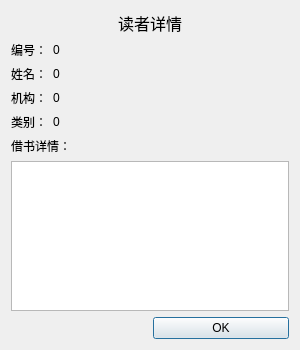
<?xml version="1.0" encoding="UTF-8"?>
<ui version="4.0">
 <class>Dialog_reader_info</class>
 <widget class="QDialog" name="Dialog_reader_info">
  <property name="geometry">
   <rect>
    <x>0</x>
    <y>0</y>
    <width>300</width>
    <height>350</height>
   </rect>
  </property>
  <property name="windowTitle">
   <string>Dialog</string>
  </property>
  <layout class="QGridLayout" name="gridLayout_2">
   <item row="1" column="0" colspan="2">
    <layout class="QGridLayout" name="gridLayout">
     <item row="0" column="0">
      <widget class="QLabel" name="label_2">
       <property name="sizePolicy">
        <sizepolicy hsizetype="Fixed" vsizetype="Preferred">
         <horstretch>0</horstretch>
         <verstretch>0</verstretch>
        </sizepolicy>
       </property>
       <property name="text">
        <string>编号：</string>
       </property>
      </widget>
     </item>
     <item row="0" column="1">
      <widget class="QLabel" name="label_num">
       <property name="text">
        <string>0</string>
       </property>
      </widget>
     </item>
     <item row="1" column="0">
      <widget class="QLabel" name="label_3">
       <property name="sizePolicy">
        <sizepolicy hsizetype="Fixed" vsizetype="Preferred">
         <horstretch>0</horstretch>
         <verstretch>0</verstretch>
        </sizepolicy>
       </property>
       <property name="text">
        <string>姓名：</string>
       </property>
      </widget>
     </item>
     <item row="1" column="1">
      <widget class="QLabel" name="label_name">
       <property name="text">
        <string>0</string>
       </property>
      </widget>
     </item>
     <item row="2" column="0">
      <widget class="QLabel" name="label_4">
       <property name="sizePolicy">
        <sizepolicy hsizetype="Fixed" vsizetype="Preferred">
         <horstretch>0</horstretch>
         <verstretch>0</verstretch>
        </sizepolicy>
       </property>
       <property name="text">
        <string>机构：</string>
       </property>
      </widget>
     </item>
     <item row="2" column="1">
      <widget class="QLabel" name="label_institute">
       <property name="text">
        <string>0</string>
       </property>
      </widget>
     </item>
     <item row="3" column="0">
      <widget class="QLabel" name="label_5">
       <property name="sizePolicy">
        <sizepolicy hsizetype="Fixed" vsizetype="Preferred">
         <horstretch>0</horstretch>
         <verstretch>0</verstretch>
        </sizepolicy>
       </property>
       <property name="text">
        <string>类别：</string>
       </property>
      </widget>
     </item>
     <item row="3" column="1">
      <widget class="QLabel" name="label_type">
       <property name="text">
        <string>0</string>
       </property>
      </widget>
     </item>
    </layout>
   </item>
   <item row="2" column="0">
    <widget class="QLabel" name="label_6">
     <property name="text">
      <string>借书详情：</string>
     </property>
    </widget>
   </item>
   <item row="3" column="0" colspan="2">
    <widget class="QListView" name="listView"/>
   </item>
   <item row="4" column="1">
    <widget class="QPushButton" name="pushButton">
     <property name="text">
      <string>OK</string>
     </property>
    </widget>
   </item>
   <item row="0" column="0" colspan="2">
    <widget class="QLabel" name="label">
     <property name="font">
      <font>
       <pointsize>12</pointsize>
      </font>
     </property>
     <property name="text">
      <string>读者详情</string>
     </property>
     <property name="alignment">
      <set>Qt::AlignCenter</set>
     </property>
    </widget>
   </item>
  </layout>
 </widget>
 <resources/>
 <connections/>
</ui>
